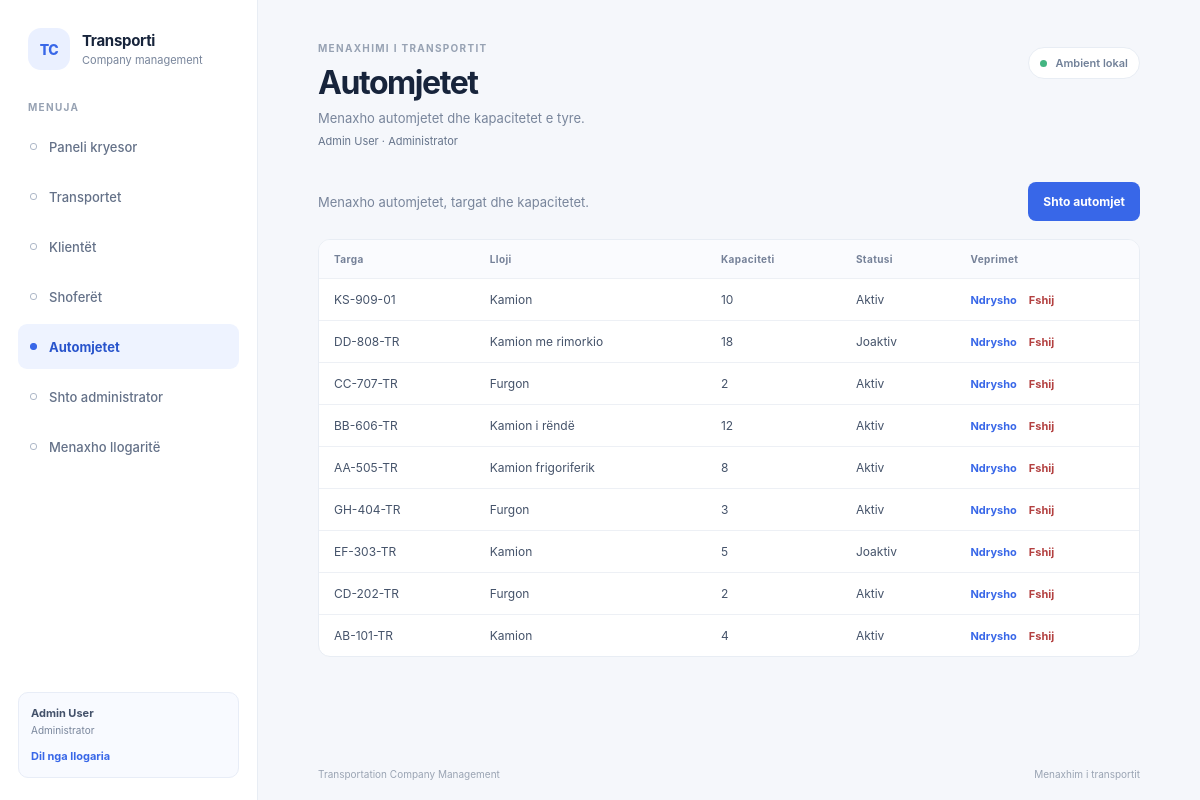
The app's page /?page=vehicles (signed in) with its own data.
### tables this page shows
CREATE TABLE users (
    id INT UNSIGNED NOT NULL AUTO_INCREMENT,
    full_name VARCHAR(150) NOT NULL,
    email VARCHAR(150) NOT NULL,
    password_hash VARCHAR(255) NOT NULL,
    role ENUM('ADMIN', 'DISPATCHER') NOT NULL,
    is_active TINYINT(1) NOT NULL DEFAULT 1,
    email_verified_at DATETIME NULL DEFAULT NULL,
    created_at DATETIME NOT NULL DEFAULT CURRENT_TIMESTAMP,
    PRIMARY KEY (id),
    UNIQUE KEY uq_users_email (email)
);

CREATE TABLE vehicles (
    id INT UNSIGNED NOT NULL AUTO_INCREMENT,
    plate_number VARCHAR(20) NOT NULL,
    vehicle_type VARCHAR(50) NOT NULL,
    capacity INT NOT NULL,
    is_active TINYINT(1) NOT NULL DEFAULT 1,
    created_at DATETIME NOT NULL DEFAULT CURRENT_TIMESTAMP,
    PRIMARY KEY (id),
    UNIQUE KEY uq_vehicles_plate_number (plate_number),
    KEY idx_vehicles_is_active (is_active)
);

### src/Views/pages/module.php (the view, shortened to what the rows shown need)
<?php
$module = $moduleData['module'];
$formAction = $moduleData['action'];
$escape = static fn (mixed $value): string => htmlspecialchars((string) $value, ENT_QUOTES, 'UTF-8');
?>
<?php if ($formAction === 'create' || $formAction === 'edit'): ?>
    <form class="record-form" method="post" action="?page=<?= urlencode($pageKey) ?>">
        <input type="hidden" name="csrf_token" value="<?= $escape($moduleData['csrfToken']) ?>">
        <input type="hidden" name="action" value="<?= $formAction === 'create' ? 'create' : 'update' ?>">
        <?php if ($formAction === 'edit'): ?>
            <input type="hidden" name="id" value="<?= (int) $moduleData['id'] ?>">
        <?php endif; ?>
        <div class="form-grid">
            <?php foreach ($module['fields'] as $name => $field): ?>
                <?php
                $value = $moduleData['values'][$name] ?? '';
                $fieldId = 'field-' . $name;
                ?>
                <div class="form-field<?= $field['type'] === 'textarea' ? ' form-field-wide' : '' ?>">
                    <label for="<?= $escape($fieldId) ?>">
                        <?= $escape($field['label']) ?>
                        <?php if ($field['required']): ?><span aria-hidden="true">*</span><?php endif; ?>
                    </label>
                    <?php if ($field['type'] === 'select'): ?>
                        <select id="<?= $escape($fieldId) ?>" name="<?= $escape($name) ?>" <?= $field['required'] ? 'required' : '' ?>>
                            <?php if (!$field['required']): ?>
                                <option value="">Pa caktuar</option>
                            <?php else: ?>
                                <option value="">Zgjidh...</option>
                            <?php endif; ?>
                            <?php foreach ($moduleData['options'][$name] ?? [] as $option): ?>
                                <option value="<?= $escape($option['value']) ?>" <?= (string) $value === $option['value'] ? 'selected' : '' ?>>
                                    <?= $escape($option['label']) ?>
                                </option>
                            <?php endforeach; ?>
                        </select>
                    <?php elseif ($field['type'] === 'textarea'): ?>
                        <textarea id="<?= $escape($fieldId) ?>" name="<?= $escape($name) ?>" rows="4" <?= $field['required'] ? 'required' : '' ?>><?= $escape($value) ?></textarea>
                    <?php else: ?>
                        <input
                            id="<?= $escape($fieldId) ?>"
                            name="<?= $escape($name) ?>"
                            type="<?= $escape($field['type']) ?>"
                            value="<?= $escape($value) ?>"
                            <?= isset($field['max']) ? 'maxlength="' . (int) $field['max'] . '"' : '' ?>
                            <?= isset($field['min']) ? 'min="' . (int) $field['min'] . '"' : '' ?>
                            <?= $field['type'] === 'number' ? 'step="1"' : '' ?>
                            <?= $field['required'] ? 'required' : '' ?>
                        >
                    <?php endif; ?>
                </div>
            <?php endforeach; ?>
        </div>
        <div class="form-actions">
            <a class="button button-secondary" href="?page=<?= urlencode($pageKey) ?>">Anulo</a>
            <button class="button button-primary" type="submit"><?= $formAction === 'create' ? 'Ruaj regjistrin' : 'Ruaj ndryshimet' ?></button>
        </div>
    </form>
<?php else: ?>
    <div class="table-card">
        <?php if ($moduleData['rows'] === []): ?>
            <div class="empty-state">
                <strong><?= $pageKey === 'transports' ? 'Nuk u gjet asnjë transport' : 'Nuk ka ende të dhëna' ?></strong>
                <p><?= $pageKey === 'transports' ? 'Ndrysho kriteret e kërkimit ose pastro filtrat.' : 'Shto regjistrin e parë për modulin ' . $escape(mb_strtolower($module['title'])) . '.' ?></p>
            </div>
        <?php else: ?>
            <div class="table-scroll">
                <table>
                    <thead>
                        <tr>
                            <?php foreach ($module['columns'] as $label): ?>
                                <th scope="col"><?= $escape($label) ?></th>
                            <?php endforeach; ?>
                            <?php if ($moduleData['canManage']): ?>
                                <th scope="col">Veprimet</th>
                            <?php endif; ?>
                        </tr>
                    </thead>
                    <tbody>
                        <?php foreach ($moduleData['rows'] as $row): ?>
                            <tr>
                                <?php foreach ($module['columns'] as $column => $label): ?>
                                    <td><?= $escape($row[$column] ?? '') ?></td>
                                <?php endforeach; ?>
                                <?php if ($moduleData['canManage']): ?>
                                <td>
                                    <div class="row-actions">
                                        <a class="text-action" href="?page=<?= urlencode($pageKey) ?>&amp;action=edit&amp;id=<?= (int) $row['id'] ?>">Ndrysho</a>
                                        <form method="post" action="?page=<?= urlencode($pageKey) ?>" onsubmit="return confirm('Je i sigurt që dëshiron ta fshish këtë regjistër?')">
                                            <button class="text-action text-action-danger" type="submit">Fshij</button>
                                        </form>
                                    </div>
                                </td>
                                <?php endif; ?>
                            </tr>
                        <?php endforeach; ?>
                    </tbody>
                </table>
            </div>
        <?php endif; ?>
    </div>
<?php endif; ?>

### src/Views/layout.php (shortened to what the rows shown need)
<!doctype html>
<html lang="sq">
<head>
    <link rel="stylesheet" href="assets/app.css">
</head>
<body>
    <div class="app-shell">
        <aside class="sidebar" aria-label="Navigimi kryesor">
            <?php require __DIR__ . '/components/navigation.php'; ?>
        </aside>
        <main class="main-content">
            <header class="page-header">
                <div>
                    <p class="eyebrow">MENAXHIMI I TRANSPORTIT</p>
                    <h1><?= htmlspecialchars($page['title'], ENT_QUOTES, 'UTF-8') ?></h1>
                    <p class="page-description"><?= htmlspecialchars($page['description'], ENT_QUOTES, 'UTF-8') ?></p>
                    <?php if ($user !== null): ?>
                        <p class="signed-in-user">
                            <?= htmlspecialchars($user['full_name'], ENT_QUOTES, 'UTF-8') ?>
                            · <?= $user['role'] === 'ADMIN' ? 'Administrator' : 'Dispeçer' ?>
                        </p>
                    <?php endif; ?>
                </div>
            </header>
            <section class="page-content" aria-labelledby="page-content-heading">
                <?php if ($databaseError === null && ($moduleData !== null || in_array($pageKey, ['dashboard', 'not_found', 'add-admin', 'users'], true))): ?>
                    <?php require $viewFile; ?>
                <?php endif; ?>
            </section>
        </main>
    </div>
</body>
</html>

### src/Views/components/navigation.php (shortened to what the rows shown need)
<div class="sidebar-note">
    <div class="session-user">
        <strong><?= htmlspecialchars($user['full_name'], ENT_QUOTES, 'UTF-8') ?></strong>
        <span><?= $user['role'] === 'ADMIN' ? 'Administrator' : 'Dispeçer' ?></span>
        <form method="post" action="?page=logout">
            <button type="submit">Dil nga llogaria</button>
        </form>
    </div>
</div>

### records on screen
users: full_name "Admin User"
vehicles: plate_number "KS-909-01", vehicle_type "Kamion", capacity "10", column "Aktiv"
vehicles: plate_number "DD-808-TR", vehicle_type "Kamion me rimorkio", capacity "18", column "Joaktiv"
vehicles: plate_number "CC-707-TR", vehicle_type "Furgon", capacity "2", column "Aktiv"
vehicles: plate_number "BB-606-TR", vehicle_type "Kamion i rëndë", capacity "12", column "Aktiv"
vehicles: plate_number "AA-505-TR", vehicle_type "Kamion frigoriferik", capacity "8", column "Aktiv"
vehicles: plate_number "GH-404-TR", vehicle_type "Furgon", capacity "3", column "Aktiv"
vehicles: plate_number "EF-303-TR", vehicle_type "Kamion", capacity "5", column "Joaktiv"
vehicles: plate_number "CD-202-TR", vehicle_type "Furgon", capacity "2", column "Aktiv"
vehicles: plate_number "AB-101-TR", vehicle_type "Kamion", capacity "4", column "Aktiv"

### other values on screen
$label "Paneli kryesor"
$label "Transportet"
$label "Klientët"
$label "Shoferët"
$label "Automjetet"
$page['title'] "Automjetet"
$page['description'] "Menaxho automjetet dhe kapacitetet e tyre."
$escape($module['description']) "Menaxho automjetet, targat dhe kapacitetet."
$escape($module['singular']) "automjet"
$escape($label) "Targa"
$escape($label) "Lloji"
$escape($label) "Kapaciteti"
$escape($label) "Statusi"
